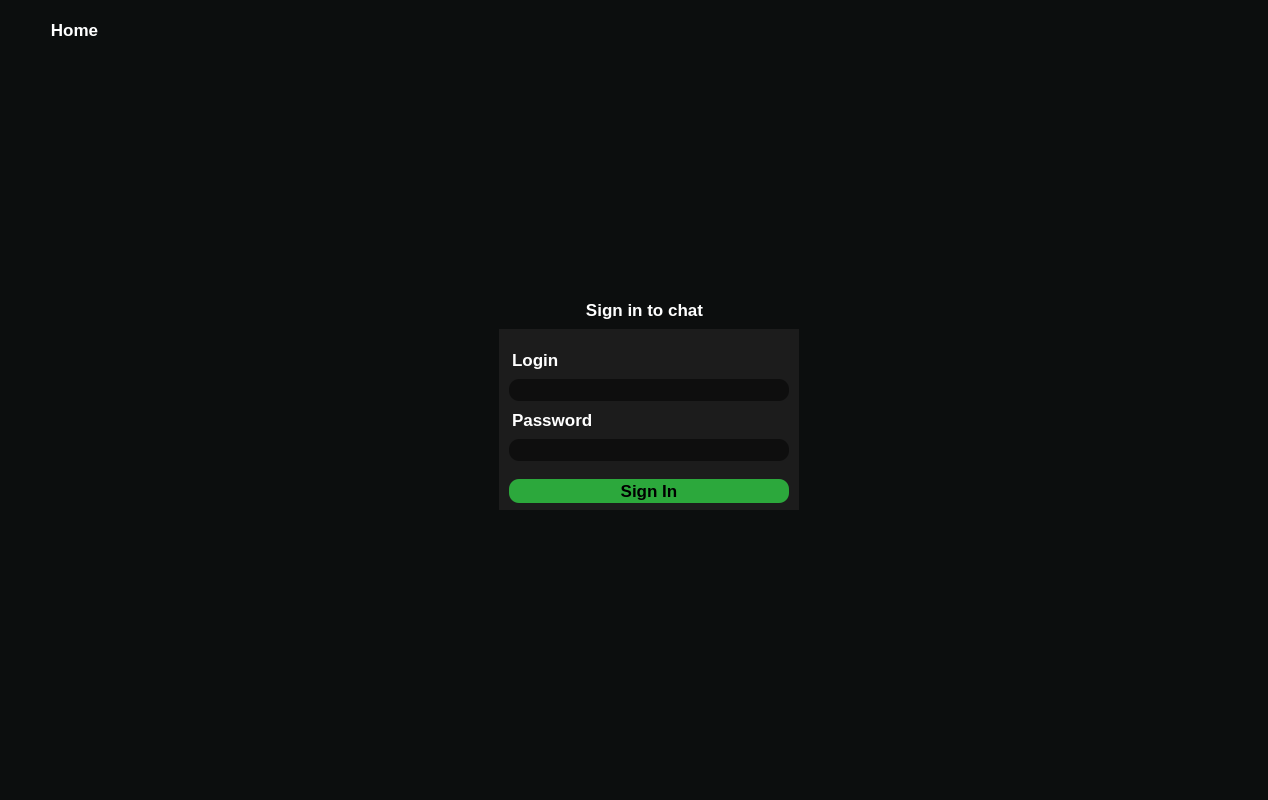
<?xml version="1.0" encoding="UTF-8"?>
<ui version="4.0">
 <class>SignInWidgetClass</class>
 <widget class="QWidget" name="SignInWidgetClass">
  <property name="geometry">
   <rect>
    <x>0</x>
    <y>0</y>
    <width>1268</width>
    <height>800</height>
   </rect>
  </property>
  <property name="windowTitle">
   <string>SignInWidget</string>
  </property>
  <property name="styleSheet">
   <string notr="true"/>
  </property>
  <widget class="QStackedWidget" name="stackedWidget">
   <property name="geometry">
    <rect>
     <x>-1</x>
     <y>-1</y>
     <width>1281</width>
     <height>811</height>
    </rect>
   </property>
   <widget class="QWidget" name="page">
    <property name="styleSheet">
     <string notr="true">background-color: rgba(12,14,14,255);</string>
    </property>
    <widget class="QPushButton" name="HomeButton">
     <property name="geometry">
      <rect>
       <x>10</x>
       <y>10</y>
       <width>131</width>
       <height>41</height>
      </rect>
     </property>
     <property name="font">
      <font>
       <family>Arial</family>
       <pointsize>13</pointsize>
       <bold>true</bold>
      </font>
     </property>
     <property name="styleSheet">
      <string notr="true">background-color: rgba(255, 255, 255, 0); 
border: none; 
color: white</string>
     </property>
     <property name="text">
      <string>Home</string>
     </property>
    </widget>
    <widget class="QLabel" name="label">
     <property name="geometry">
      <rect>
       <x>565</x>
       <y>300</y>
       <width>161</width>
       <height>21</height>
      </rect>
     </property>
     <property name="font">
      <font>
       <family>Arial</family>
       <pointsize>13</pointsize>
       <bold>true</bold>
      </font>
     </property>
     <property name="styleSheet">
      <string notr="true">color: white;
</string>
     </property>
     <property name="text">
      <string>Sign in to chat</string>
     </property>
     <property name="alignment">
      <set>Qt::AlignCenter</set>
     </property>
    </widget>
    <widget class="QWidget" name="widget" native="true">
     <property name="geometry">
      <rect>
       <x>500</x>
       <y>330</y>
       <width>300</width>
       <height>181</height>
      </rect>
     </property>
     <property name="styleSheet">
      <string notr="true">background-color: rgba(28,28,28,255);
</string>
     </property>
     <widget class="QLabel" name="label_3">
      <property name="geometry">
       <rect>
        <x>13</x>
        <y>80</y>
        <width>101</width>
        <height>21</height>
       </rect>
      </property>
      <property name="font">
       <font>
        <family>Arial</family>
        <pointsize>13</pointsize>
        <bold>true</bold>
       </font>
      </property>
      <property name="styleSheet">
       <string notr="true">color: white;
</string>
      </property>
      <property name="text">
       <string>Password</string>
      </property>
      <property name="alignment">
       <set>Qt::AlignLeading|Qt::AlignLeft|Qt::AlignVCenter</set>
      </property>
     </widget>
     <widget class="QLabel" name="label_2">
      <property name="geometry">
       <rect>
        <x>13</x>
        <y>20</y>
        <width>81</width>
        <height>21</height>
       </rect>
      </property>
      <property name="font">
       <font>
        <family>Arial</family>
        <pointsize>13</pointsize>
        <bold>true</bold>
       </font>
      </property>
      <property name="styleSheet">
       <string notr="true">color: white;
</string>
      </property>
      <property name="text">
       <string>Login</string>
      </property>
      <property name="alignment">
       <set>Qt::AlignLeading|Qt::AlignLeft|Qt::AlignVCenter</set>
      </property>
     </widget>
     <widget class="QLineEdit" name="LoginLineEdit">
      <property name="geometry">
       <rect>
        <x>10</x>
        <y>50</y>
        <width>280</width>
        <height>22</height>
       </rect>
      </property>
      <property name="font">
       <font>
        <family>Arial</family>
        <pointsize>13</pointsize>
        <bold>true</bold>
       </font>
      </property>
      <property name="styleSheet">
       <string notr="true">background-color: rgba(14,14,14,255);
color: white;
border-radius: 10px;</string>
      </property>
     </widget>
     <widget class="QLineEdit" name="PasswordLineEdit">
      <property name="geometry">
       <rect>
        <x>10</x>
        <y>110</y>
        <width>280</width>
        <height>22</height>
       </rect>
      </property>
      <property name="styleSheet">
       <string notr="true">background-color: rgba(14,14,14,255);
color: white;
border-radius: 10px;</string>
      </property>
     </widget>
     <widget class="QPushButton" name="SignInToButton">
      <property name="geometry">
       <rect>
        <x>10</x>
        <y>150</y>
        <width>280</width>
        <height>24</height>
       </rect>
      </property>
      <property name="font">
       <font>
        <family>Arial</family>
        <pointsize>13</pointsize>
        <bold>true</bold>
       </font>
      </property>
      <property name="styleSheet">
       <string notr="true">background-color: rgb(44,168,60);
border-radius: 10px;</string>
      </property>
      <property name="text">
       <string>Sign In</string>
      </property>
     </widget>
    </widget>
   </widget>
  </widget>
 </widget>
 <layoutdefault spacing="6" margin="11"/>
 <resources/>
 <connections/>
</ui>
